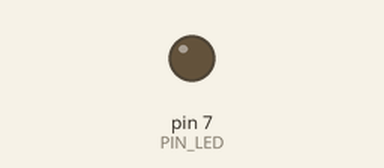
Recording of a sketch running on a simulated Arduino Uno, built with avr-gcc and run on an emulated ATmega328P. Shown: output pins drawn as LEDs (lit = HIGH). Dashed ring = blinking. At 2.0 s the program stops and its outputs stay as they are.

Above: at 0.5 s.
At 1.85 s:
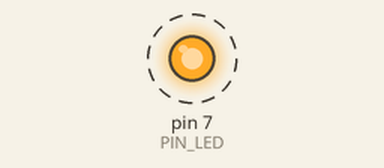
Timing chart, 0 to 3.0 s (numbered marks = the images above):
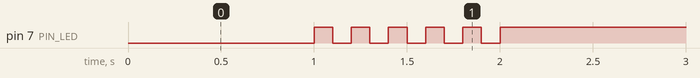

Measured:
- by itself, pin 7 (PIN_LED): alternates HIGH for 0.10 s and LOW for 0.10 s, 11 changes in all, then stays HIGH

The sketch:

05P12.ino
```cpp
#define PIN_LED 7

unsigned int toggle;
unsigned int turn_on_cnt = 0;

void setup() {
  pinMode(PIN_LED, OUTPUT);
  Serial.begin(115200);
  while(!Serial) {
    ;
  }


}

void loop() {
  // 1초간 켬
  digitalWrite(PIN_LED, 0);
  delay(1000);

  // 꺼진 상태로
  toggle = 1;

  // 5번 깜빡임
  while (turn_on_cnt < 5) {
    digitalWrite(PIN_LED, toggle);
    delay(100);

    if (toggle == 0)
      turn_on_cnt++;

    toggle = toggle_state(toggle);
  }

  // 동작을 완료하면 LED를 끔
  digitalWrite(PIN_LED, 1);

  // 무한 루프로 loop()를 정지시킴
  while (1) {
    ;
  }
}

int toggle_state(int toggle) {
  return (toggle == 1) ? 0 : 1;
}
```
